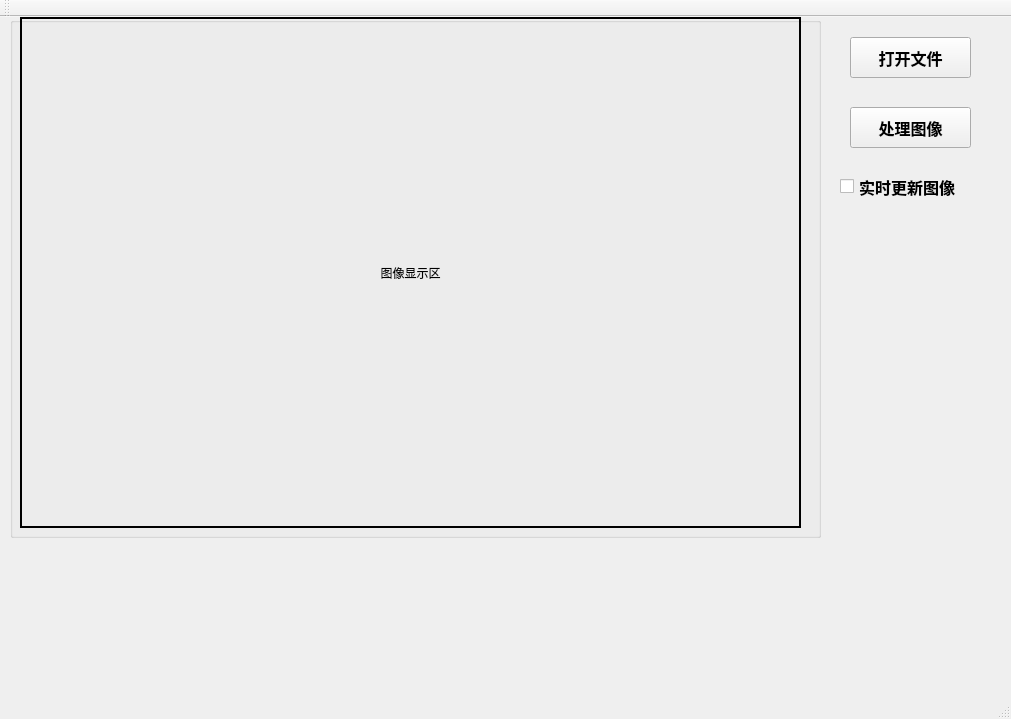
<?xml version="1.0" encoding="UTF-8"?>
<ui version="4.0">
 <class>MainWindow</class>
 <widget class="QMainWindow" name="MainWindow">
  <property name="geometry">
   <rect>
    <x>0</x>
    <y>0</y>
    <width>1011</width>
    <height>719</height>
   </rect>
  </property>
  <property name="windowTitle">
   <string>MainWindow</string>
  </property>
  <widget class="QWidget" name="centralWidget">
   <widget class="QGroupBox" name="groupBox">
    <property name="geometry">
     <rect>
      <x>10</x>
      <y>0</y>
      <width>811</width>
      <height>521</height>
     </rect>
    </property>
    <property name="title">
     <string/>
    </property>
    <widget class="QLabel" name="QShowImageLabel">
     <property name="geometry">
      <rect>
       <x>10</x>
       <y>0</y>
       <width>781</width>
       <height>511</height>
      </rect>
     </property>
     <property name="font">
      <font>
       <family>微软雅黑</family>
       <weight>50</weight>
       <bold>false</bold>
      </font>
     </property>
     <property name="frameShape">
      <enum>QFrame::Box</enum>
     </property>
     <property name="lineWidth">
      <number>2</number>
     </property>
     <property name="midLineWidth">
      <number>0</number>
     </property>
     <property name="text">
      <string>图像显示区</string>
     </property>
     <property name="textFormat">
      <enum>Qt::AutoText</enum>
     </property>
     <property name="alignment">
      <set>Qt::AlignCenter</set>
     </property>
     <property name="margin">
      <number>1</number>
     </property>
    </widget>
   </widget>
   <widget class="QPushButton" name="btn_OpenFile">
    <property name="geometry">
     <rect>
      <x>850</x>
      <y>20</y>
      <width>121</width>
      <height>41</height>
     </rect>
    </property>
    <property name="font">
     <font>
      <family>楷体</family>
      <pointsize>12</pointsize>
      <weight>75</weight>
      <bold>true</bold>
     </font>
    </property>
    <property name="text">
     <string>打开文件</string>
    </property>
   </widget>
   <widget class="QPushButton" name="btn_ImgPorcess">
    <property name="geometry">
     <rect>
      <x>850</x>
      <y>90</y>
      <width>121</width>
      <height>41</height>
     </rect>
    </property>
    <property name="font">
     <font>
      <family>楷体</family>
      <pointsize>12</pointsize>
      <weight>75</weight>
      <bold>true</bold>
     </font>
    </property>
    <property name="text">
     <string>处理图像</string>
    </property>
   </widget>
   <widget class="QCheckBox" name="chk_ContinueShow">
    <property name="geometry">
     <rect>
      <x>840</x>
      <y>160</y>
      <width>151</width>
      <height>19</height>
     </rect>
    </property>
    <property name="font">
     <font>
      <family>楷体</family>
      <pointsize>12</pointsize>
      <weight>75</weight>
      <bold>true</bold>
     </font>
    </property>
    <property name="text">
     <string>实时更新图像</string>
    </property>
   </widget>
  </widget>
  <widget class="QMenuBar" name="menuBar">
   <property name="geometry">
    <rect>
     <x>0</x>
     <y>0</y>
     <width>1011</width>
     <height>26</height>
    </rect>
   </property>
  </widget>
  <widget class="QToolBar" name="mainToolBar">
   <attribute name="toolBarArea">
    <enum>TopToolBarArea</enum>
   </attribute>
   <attribute name="toolBarBreak">
    <bool>false</bool>
   </attribute>
  </widget>
  <widget class="QStatusBar" name="statusBar"/>
 </widget>
 <layoutdefault spacing="6" margin="11"/>
 <resources/>
 <connections/>
</ui>
